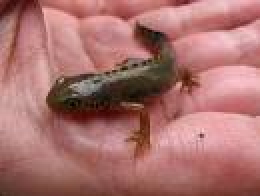
#> input picture dataset/train/n01630670/n01630670_1239.JPEG, 130 x 98 px, found by its file name (shown 2 times larger); its folder holds only this picture in this run
$ python clean_data.py
#> lines starting #> are read from the running program, lines starting #| are printed output that depends on the picture
# [71 lines of commented-out code are left out]


import os
import cv2
import numpy as np

# Path to the directory containing training images
train_dir = '../big_dataset/train'

# Create a directory to save the cleaned images
cleaned_dir = 'big_dataset/cleaned'
if not os.path.exists(cleaned_dir):
    os.makedirs(cleaned_dir)

# Function to preprocess images according to the article's requirements
def preprocess_image(image_path, mean_pixel):
    # Load image
    img = cv2.imread(image_path)
    if img is None:
        return None

    # Get original dimensions
    h, w, _ = img.shape

    # Determine new dimensions while maintaining aspect ratio
    if h < w:
        new_h = 256
        new_w = int(w * (256 / h))
    else:
        new_w = 256
        new_h = int(h * (256 / w))

    # Resize the image such that the shorter side is 256 pixels
    img = cv2.resize(img, (new_w, new_h))

    # Center-crop to 256x256
    h, w, _ = img.shape
    startx = w // 2 - (256 // 2)
    starty = h // 2 - (256 // 2)
    img = img[starty:starty + 256, startx:startx + 256]

    # Subtract the mean pixel value
    img = img.astype(np.float32)
    img -= mean_pixel

    return img

# Calculate mean pixel value from the dataset
def calculate_mean_pixel(image_dir):
#> called with image_dir = '../big_dataset/train'
    mean_pixel = np.zeros(3)
    count = 0
    for subdir in os.listdir(image_dir):
        subdir_path = os.path.join(image_dir, subdir)
        if os.path.isdir(subdir_path):
            for filename in os.listdir(subdir_path):
                image_path = os.path.join(subdir_path, filename)
                img = cv2.imread(image_path)
#> img is the input picture: shape (98, 130, 3); mean B, G, R 109.8, 113.1, 169.8
                if img is not None:
                    mean_pixel += np.mean(img, axis=(0, 1))
#> mean_pixel = [109.8, 113.1, 169.8]
                    count += 1
#> pass 2 of the loop in calculate_mean_pixel, `for subdir in os.listdir(image_dir):`:
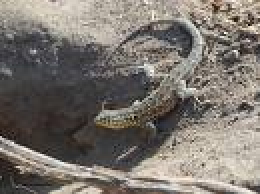
#> input picture dataset/train/n01689811/n01689811_5680.JPEG, 130 x 97 px, found by its file name (shown 2 times larger)
#> in calculate_mean_pixel, img is the input picture: shape (97, 130, 3); mean B, G, R 110.4, 117, 123.2
#> in calculate_mean_pixel, `mean_pixel += np.mean(img, axis=(0, 1))`: mean_pixel = [220.2, 230.1, 293]
    mean_pixel /= count
#> mean_pixel = [110.1, 115.1, 146.5]
    return mean_pixel

# Calculate the mean pixel value of the training set
mean_pixel = calculate_mean_pixel(train_dir)
#> mean_pixel = [110.1, 115.1, 146.5]

# Preprocess and save each image
for subdir in os.listdir(train_dir):
    subdir_path = os.path.join(train_dir, subdir)
    if os.path.isdir(subdir_path):
        cleaned_subdir_path = os.path.join(cleaned_dir, subdir)
        if not os.path.exists(cleaned_subdir_path):
            os.makedirs(cleaned_subdir_path)
        for filename in os.listdir(subdir_path):
            image_path = os.path.join(subdir_path, filename)
            cleaned_image = preprocess_image(image_path, mean_pixel)
#> in preprocess_image, `img = img[starty:starty + 256, startx:startx + 256]`:
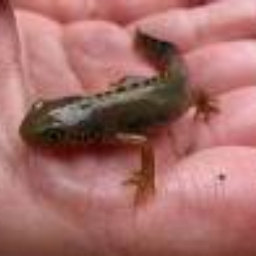
#> img: shape (256, 256, 3); mean B, G, R 105.4, 109.5, 165.4
#> in preprocess_image, `img -= mean_pixel`:
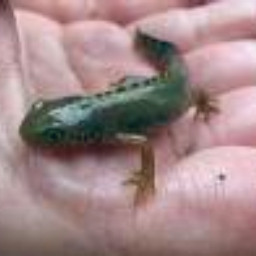
#> img: shape (256, 256, 3) float32; mean B, G, R -4.8, -5.5, 18.9; drawn with min black and max white
            if cleaned_image is not None:
                cleaned_image_path = os.path.join(cleaned_subdir_path, filename)
                cv2.imwrite(cleaned_image_path, cleaned_image)
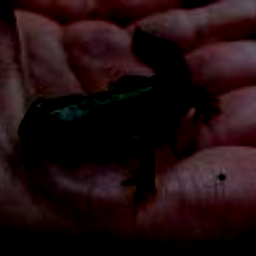
#> saved as n01630670_1239.JPEG: shape (256, 256, 3); mean B, G, R 15.8, 13.5, 31.7
#> pass 2 of the loop `for subdir in os.listdir(train_dir):`:
#> in preprocess_image (call 2), `img -= mean_pixel`:
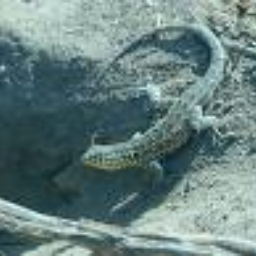
#> img: shape (256, 256, 3) float32; mean B, G, R -0.3, 1.2, -24.2; drawn with min black and max white
#> `cv2.imwrite(cleaned_image_path, cleaned_image)`:
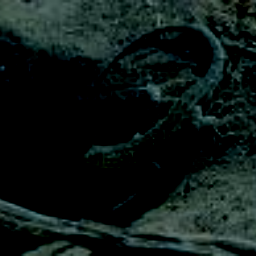
#> saved as n01689811_5680.JPEG: shape (256, 256, 3); mean B, G, R 22.1, 24.7, 14.3

print("Data cleaning and preprocessing completed.")
